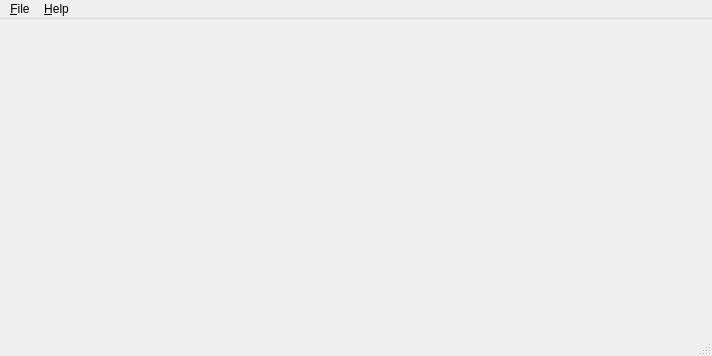
<?xml version="1.0" encoding="UTF-8"?>
<ui version="4.0">
 <class>MainWindow</class>
 <widget class="QMainWindow" name="MainWindow">
  <property name="geometry">
   <rect>
    <x>0</x>
    <y>0</y>
    <width>712</width>
    <height>356</height>
   </rect>
  </property>
  <property name="windowTitle">
   <string>Luca's Famous Unit Converter</string>
  </property>
  <widget class="QWidget" name="centralwidget"/>
  <widget class="QMenuBar" name="menubar">
   <property name="geometry">
    <rect>
     <x>0</x>
     <y>0</y>
     <width>712</width>
     <height>20</height>
    </rect>
   </property>
   <widget class="QMenu" name="menu_File">
    <property name="title">
     <string>&amp;File</string>
    </property>
    <addaction name="actionE_xit"/>
   </widget>
   <widget class="QMenu" name="menu_Help">
    <property name="title">
     <string>&amp;Help</string>
    </property>
    <addaction name="action_About"/>
   </widget>
   <addaction name="menu_File"/>
   <addaction name="menu_Help"/>
  </widget>
  <widget class="QStatusBar" name="statusbar"/>
  <action name="actionE_xit">
   <property name="text">
    <string>E&amp;xit</string>
   </property>
  </action>
  <action name="action_About">
   <property name="text">
    <string>&amp;About</string>
   </property>
  </action>
 </widget>
 <resources/>
 <connections/>
</ui>
